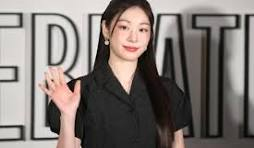
#> input picture kim.jpg, 254 x 148 px
$ python face_detection.py
#> lines starting #> are read from the running program, lines starting #| are printed output that depends on the picture; after the words box and inside, x2 and y2 are one past the last pixel; in counts of white or black regions, pixels touching at a corner belong together
import cv2
import matplotlib.pyplot as plt

def main():
    image_path = 'kim.jpg'
    image = cv2.imread(image_path)
#> image is the input picture: shape (148, 254, 3); mean B, G, R 113.8, 118.1, 125.7

    if image is None:
        print(f"이미지를 찾을 수 없습니다: {image_path}")
        return

    # Haar Cascade 분류기 불러오기
    # OpenCV 설치 시 기본으로 제공되는 haarcascade_frontalface_default.xml 파일을 사용합니다.
    # cv2.data.haarcascades는 xml 파일들이 있는 폴더 경로를 반환합니다.
    cascade_path = cv2.data.haarcascades + 'haarcascade_frontalface_default.xml'
    face_cascade = cv2.CascadeClassifier(cascade_path)

    if face_cascade.empty():
        print("Cascade 파일을 불러오는데 실패했습니다.")
        return

    # 얼굴 검출은 그레이스케일 이미지에서 수행해야 속도가 빠르고 정확함
    gray = cv2.cvtColor(image, cv2.COLOR_BGR2GRAY)
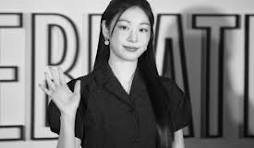
#> gray: shape (148, 254); min 0, max 246, mean 119.9

    # 얼굴 탐지 수행
    # detectMultiScale(image, scaleFactor, minNeighbors)
    # - scaleFactor: 이미지를 얼마나 줄여가며 찾을지 (1.1 = 10%씩 줄임)
    # - minNeighbors: 후보 영역이 몇 번 중복 검출되어야 실제 얼굴로 인정할지 (높을수록 엄격함)
    faces = face_cascade.detectMultiScale(gray, scaleFactor=1.1, minNeighbors=5)
#> faces = [[106, 9, 52, 52]]

    # 눈 탐지기 불러오기 (안경 쓴 눈 모델이 일반 성능도 더 좋은 경우가 많음)
    eye_cascade = cv2.CascadeClassifier(cv2.data.haarcascades + 'haarcascade_eye_tree_eyeglasses.xml')

    img_rgb = cv2.cvtColor(image, cv2.COLOR_BGR2RGB)

    if len(faces) > 0:
        print(f"검출된 얼굴 수: {len(faces)}")
#| 검출된 얼굴 수: 1

        for (x, y, w, h) in faces:
            # 얼굴 영역 박스 그리기 (초록색)
            cv2.rectangle(img_rgb, (x, y), (x+w, y+h), (0, 255, 0), 2)
            cv2.putText(img_rgb, 'Face', (x, y-10), cv2.FONT_HERSHEY_SIMPLEX, 0.9, (0, 255, 0), 2)

            # --- 눈 검출 (얼굴 영역 안에서만 찾기) ---
            roi_gray = gray[y:y+h, x:x+w]
            roi_color = img_rgb[y:y+h, x:x+w]

            # 디버깅: ROI 크기 출력
            print(f"  -> 얼굴 영역(ROI) 크기: {roi_gray.shape}")

            # 1. 원본 ROI에서 바로 찾으면 너무 작아서(52x52) 실패함 -> 3배 확대 (Super Resolution Simulation)
            scale_ratio = 3.0
            width = int(roi_gray.shape[1] * scale_ratio)
            height = int(roi_gray.shape[0] * scale_ratio)

            # 큐빅 보간법으로 화질 보전하며 확대
            roi_upscaled = cv2.resize(roi_gray, (width, height), interpolation=cv2.INTER_CUBIC)

            # 2. 확대된 이미지에서 명암비 향상 (Histogram Equalization)
            roi_upscaled = cv2.equalizeHist(roi_upscaled)

            print(f"  -> 확대된 검색 영역 크기: {roi_upscaled.shape}")

            # 3. 눈 탐지 (확대된 이미지에서 수행)
            # 조금 더 엄격한 기준을 적용해도 화질이 좋아져서 잘 잡힘
            eyes = eye_cascade.detectMultiScale(roi_upscaled,
                                              scaleFactor=1.1,
                                              minNeighbors=3,
                                              minSize=(20, 20)) # 확대했으므로 minSize도 키움

            print(f"  -> 확대 후 검출된 눈 개수: {len(eyes)}")

            for (ex, ey, ew, eh) in eyes:
                # 4. 좌표 복원 (확대된 좌표를 다시 원래 크기로 줄임)
                real_ex = int(ex / scale_ratio)
                real_ey = int(ey / scale_ratio)
                real_ew = int(ew / scale_ratio)
                real_eh = int(eh / scale_ratio)

                # 눈 영역 박스 그리기 (파란색)
                cv2.rectangle(roi_color, (real_ex, real_ey), (real_ex+real_ew, real_ey+real_eh), (0, 0, 255), 2)
#> this loop made 1 pass
#> (x, y, w, h, scale_ratio, width, height, eyes) on pass 1: (106, 9, 52, 52, 3, 156, 156, [[97, 53, 24, 24], [106, 54, 24, 24], [33, 37, 40, 40]])
#|   -> 얼굴 영역(ROI) 크기: (52, 52)
#|   -> 확대된 검색 영역 크기: (156, 156)
#|   -> 확대 후 검출된 눈 개수: 3
#> pass 1, in main, `roi_gray = gray[y:y+h, x:x+w]`:
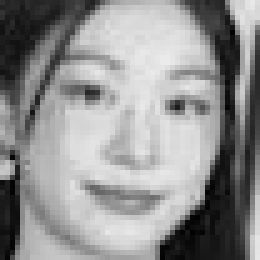
#> roi_gray: shape (52, 52) (shown 5 times larger); min 1, max 236, mean 144.8
#> pass 1, in main, `roi_color = img_rgb[y:y+h, x:x+w]`:
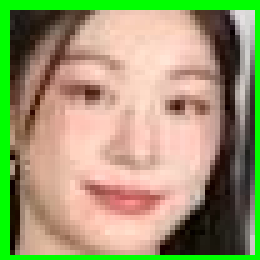
#> roi_color: shape (52, 52, 3) (shown 5 times larger); mean R, G, B 156.8, 154.1, 113.1
#> pass 1, in main, `roi_upscaled = cv2.resize(roi_gray, (width, height), interpolation=cv2..`:
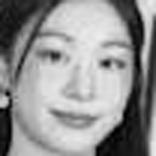
#> roi_upscaled: shape (156, 156); min 0, max 237, mean 144.8
#> pass 1, in main, `roi_upscaled = cv2.equalizeHist(roi_upscaled)`:
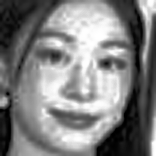
#> roi_upscaled: shape (156, 156); min 0, max 255, mean 128
#> after the loop:
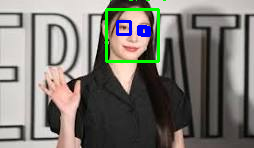
#> img_rgb: shape (148, 254, 3); mean R, G, B 121.9, 119.2, 112.9
#> after the loop:
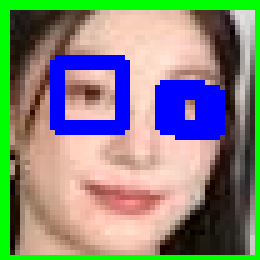
#> roi_color: shape (52, 52, 3) (shown 5 times larger); 11.09% of pixels changed, all inside (x1, y1, x2, y2) = (10, 11, 45, 28)
    else:
        print("얼굴을 찾지 못했습니다.")

    # --- 시각화 ---
    plt.figure(figsize=(10, 6))
    plt.imshow(img_rgb)
    plt.title(f"Face & Eye Detection (Haar Cascade)\nFound {len(faces)} face(s)")
    plt.axis('off')
    plt.show()

if __name__ == "__main__":
    main()
